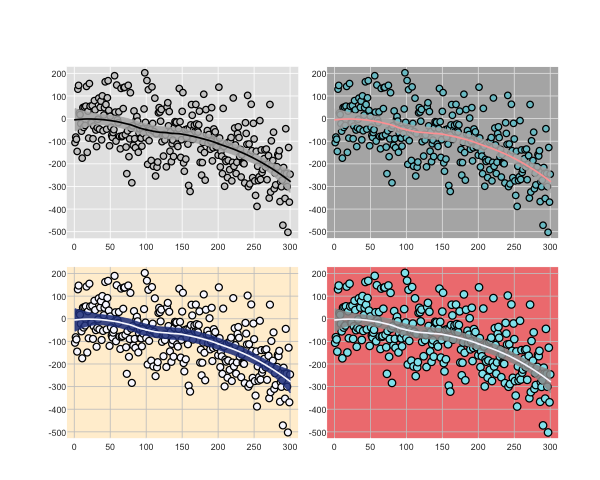

This figure's R source:

source("GHG.R")


set.seed(94304)
X <- 1:300
Y <-  .0002*X - .003*X^2 + rnorm(n=length(X), mean=0, sd=100)

png(file="example.png", width=600, height=480, res=80)
par.gh(mfrow=c(2,2), oma=c(3,3,3,3), mar=c(.1,2,2,.1))
plot.gh(X, Y)
loessCI(X, Y)

plot.gh(X, Y, bg="cadetblue3", outer.box =T,outer.box.col="white", rect_col="gray70", grid_col="gray90")
loessCI(X, Y, line_col="#FFA3A3")

plot.gh(X, Y, bg="ghostwhite", outer.box =T,outer.box.col="white", rect_col="papayawhip", grid_col="gray79", point.size=1.4)
loessCI(X, Y, poly_col="royalblue4", line_col="ghostwhite")

plot.gh(X, Y, bg="cadetblue2", outer.box =T,outer.box.col="white", rect_col="lightcoral", grid_col="gray79", point.size=1.5)
loessCI(X, Y, poly_col="gray60", line_col="ghostwhite")
dev.off()

